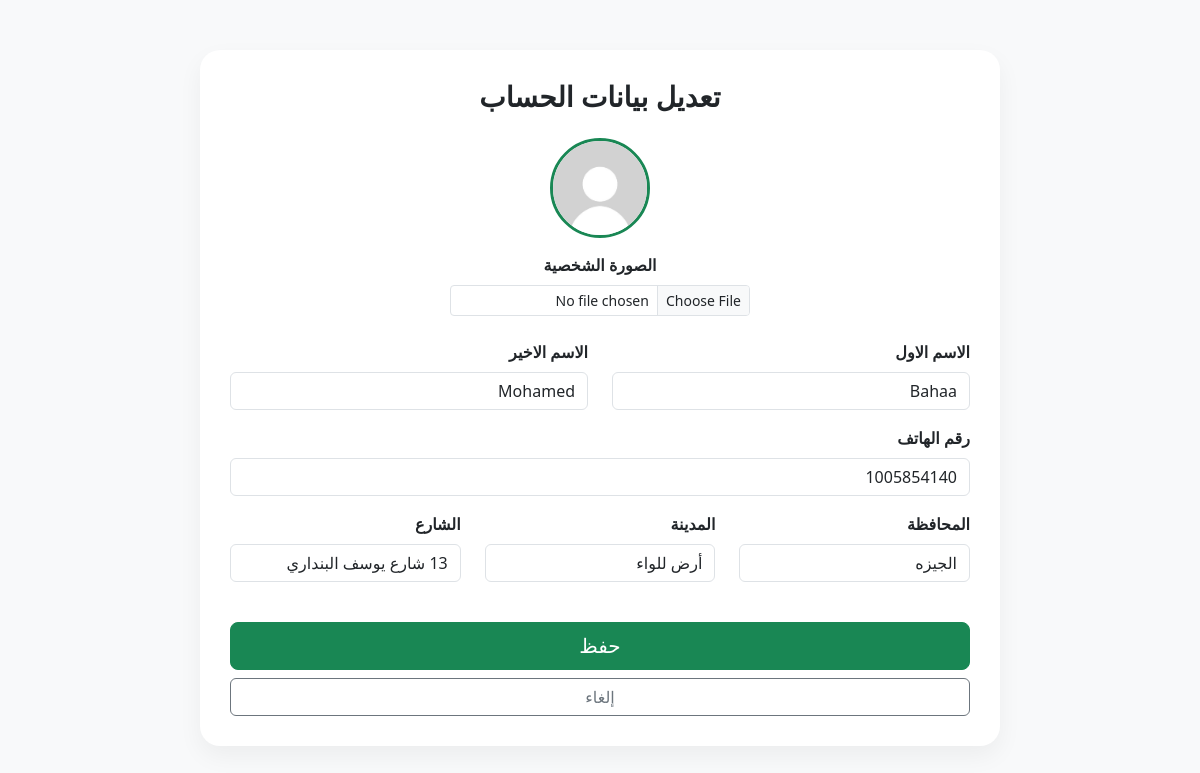
/UpdateProfile (signed in), run on the app's committed database.
### Flask_app/Model.py (models this page shows, shortened)
class User(db.Model, UserMixin):
    __tablename__ = "user"
    UserID = db.Column(db.Integer, primary_key=True)
    Image = db.Column(db.String(100), nullable=True, default="default.jpg")
    FirstName = db.Column(db.String(50), nullable=False)
    LastName = db.Column(db.String(50), nullable=False)
    Email = db.Column(db.String(100), unique=True, nullable=False)
    Password = db.Column(db.String(100), nullable=False)
    Type_user = db.Column(db.String(50), nullable=False, default="user")
    information = db.relationship(
        "InformationUser", backref="user", uselist=False, cascade="all, delete-orphan"
    )
    bookings = db.relationship("Booking", backref="client", lazy=True)

class InformationUser(db.Model):
    __tablename__ = "information_user"
    InformationID = db.Column(db.Integer, primary_key=True)
    UserID = db.Column(
        db.Integer,
        db.ForeignKey("user.UserID", ondelete="CASCADE"),
        nullable=False,
        unique=True,
    )
    Phone = db.Column(db.String(15), nullable=False)
    Governorate = db.Column(db.String(50), nullable=False)
    City = db.Column(db.String(50), nullable=False)
    Street = db.Column(db.String(50), nullable=False)

### Flask_app/user/routes.py (the view, shortened to what this page needs)
@user_bp.route("/UpdateProfile", methods=["GET", "POST"])
def UpdateProfile():
    form = UpdateInformationUser()
    if request.method == "GET":
        form.FirstName.data = current_user.FirstName
        form.LastName.data = current_user.LastName
        if current_user.information:
            form.Phone.data = str(current_user.information.Phone)
            form.Governorate.data = current_user.information.Governorate
            form.City.data = current_user.information.City
            form.Street.data = current_user.information.Street
    return render_template("/User_html/UpdateProfile.html", form=form)

### Flask_app/user/forms.py
class UpdateInformationUser(FlaskForm):
    Image = FileField(
        "الصورة الشخصية", validators=[FileAllowed(["jpg", "png", "jpeg"])]
    )
    FirstName = StringField("الاسم الاول", validators=[DataRequired()])
    LastName = StringField("الاسم الاخير", validators=[DataRequired()])
    Phone = StringField(
        "رقم الهاتف", validators=[DataRequired(), Length(min=10, max=10)]
    )
    Governorate = StringField("المحافظة", validators=[DataRequired()])
    City = StringField("المدينة", validators=[DataRequired()])
    Street = StringField("الشارع", validators=[DataRequired()])
    submit = SubmitField("حفظ")

### Flask_app/Model.py (called while the page is built)
@login_manager.user_loader
def load_user(user_id):
    return User.query.get(int(user_id))

### Flask_app/templates/User_html/UpdateProfile.html (shortened to what this page needs)
<!DOCTYPE html>
<html lang="ar" dir="rtl">
<head>
    <link href="https://cdn.jsdelivr.net/npm/bootstrap@5.3.0/dist/css/bootstrap.min.css" rel="stylesheet">
    <link rel="stylesheet" href="https://cdn.jsdelivr.net/npm/bootstrap-icons@1.11.1/font/bootstrap-icons.css">
</head>
<body>
<div class="container">
    <div class="update-container">
        <h3 class="fw-bold mb-4 text-center">تعديل بيانات الحساب</h3>
        <form method="POST" enctype="multipart/form-data" novalidate>
            <div class="text-center mb-4">
                {% if current_user.Image %}
                    <img src="{{ url_for('static', filename='images/images_user/' + current_user.Image) }}" class="current-avatar">
                {% else %}
                    <div class="bg-secondary text-white rounded-circle d-inline-flex align-items-center justify-content-center mb-3" style="width: 100px; height: 100px; font-size: 2rem;">
                        {{ current_user.FirstName[0] | upper }}
                    </div>
                {% endif %}
                <div class="mb-3">
                    <label class="form-label d-block fw-bold">{{ form.Image.label }}</label>
                    {{ form.Image(class="form-control form-control-sm mx-auto", style="max-width: 300px;") }}
                </div>
            </div>
            <div class="row">
                <div class="col-md-6 mb-3">
                    <label class="form-label fw-semibold">{{ form.FirstName.label }}</label>
                    {{ form.FirstName(class="form-control") }}
                </div>
                <div class="col-md-6 mb-3">
                    <label class="form-label fw-semibold">{{ form.LastName.label }}</label>
                    {{ form.LastName(class="form-control") }}
                </div>
                <div class="col-md-12 mb-3">
                    <label class="form-label fw-semibold">{{ form.Phone.label }}</label>
                    {{ form.Phone(class="form-control", placeholder="01xxxxxxxxx") }}
                </div>
                <div class="col-md-4 mb-3">
                    <label class="form-label fw-semibold">{{ form.Governorate.label }}</label>
                    {{ form.Governorate(class="form-control") }}
                </div>
                <div class="col-md-4 mb-3">
                    <label class="form-label fw-semibold">{{ form.City.label }}</label>
                    {{ form.City(class="form-control") }}
                </div>
                <div class="col-md-4 mb-3">
                    <label class="form-label fw-semibold">{{ form.Street.label }}</label>
                    {{ form.Street(class="form-control") }}
                </div>
            </div>
            <div class="d-grid gap-2 mt-4">
                {{ form.submit(class="btn btn-success btn-lg") }}
                <a href="/Profile" class="btn btn-outline-secondary">إلغاء</a>
            </div>
        </form>
    </div>
</div>
</body>
</html>

### Flask_app/templates/User_html/UpdateProfile.html (style rules this page uses)
body { background-color: #f8f9fa; }
.update-container { max-width: 800px; margin: 50px auto; background: white; padding: 30px; border-radius: 20px; box-shadow: 0 10px 25px rgba(0,0,0,0.05); }
.current-avatar { width: 100px; height: 100px; border-radius: 50%; object-fit: cover; border: 3px solid #198754; margin-bottom: 15px; }

### data on the page
User: Image (placeholder picture), FirstName "Bahaa", LastName "Mohamed"
InformationUser: Phone "1005854140", Governorate "الجيزه", City "أرض للواء", Street "13 شارع يوسف البنداري"
